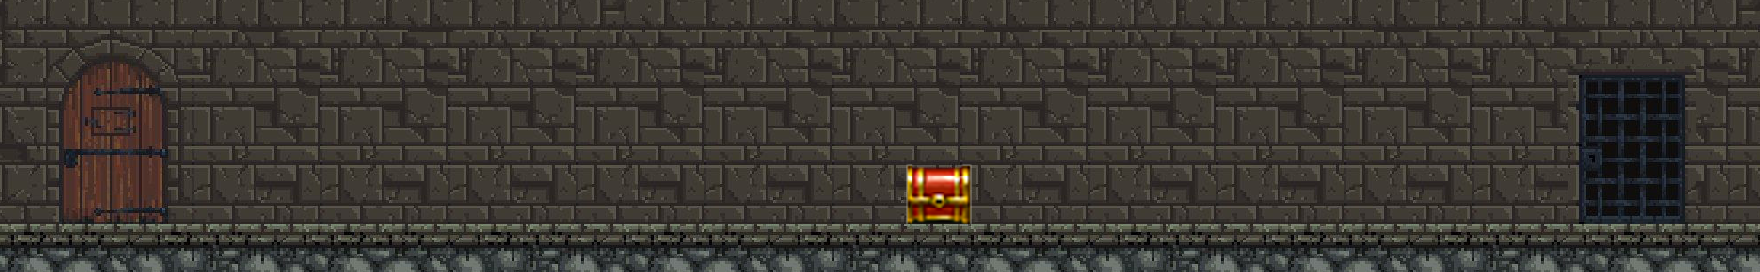

This is a level from a 2D game, rendered from its Tiled map with the project's own tilesets. A one-line summary and the map file follow, with tile-layer data summarised:
An orthogonal 110x17 tile map with 16x16 px tiles, 5 tile layers (background, ground, door-area, door-level, ...) and 3 objects.

<map version="1.2" tiledversion="1.3.0" orientation="orthogonal" renderorder="right-down" compressionlevel="0" width="110" height="17" tilewidth="16" tileheight="16" infinite="0" nextlayerid="29" nextobjectid="16">
 <tileset firstgid="1" source="../../World/Dungeon-Door.tsx" />
 <layer id="20" name="background" width="110" height="17">
  <data>[1870 cells, 1432 non-empty, 210 distinct tile ids]</data>
 </layer>
 <layer id="24" name="ground" width="110" height="17">
  <data>[1870 cells, 330 non-empty, 120 distinct tile ids]</data>
 </layer>
 <layer id="18" name="door-area" width="110" height="17">
  <data>[1870 cells, 80 non-empty, 80 distinct tile ids]</data>
 </layer>
 <layer id="25" name="door-level" width="110" height="17">
  <data>[1870 cells, 120 non-empty, 120 distinct tile ids]</data>
 </layer>
 <layer id="1" name="chest" width="110" height="17">
  <data>[1870 cells, 20 non-empty, 20 distinct tile ids]</data>
 </layer>
 <objectgroup id="26" name="ground-object">
  <object id="12" x="0" y="224" width="1760" height="48" />
 </objectgroup>
 <objectgroup id="27" name="chest-object">
  <object id="14" x="904.667" y="164.333" width="68" height="59" />
 </objectgroup>
 <objectgroup id="28" name="door-area-object">
  <object id="15" x="1568" y="64" width="128" height="160" />
 </objectgroup>
</map>
